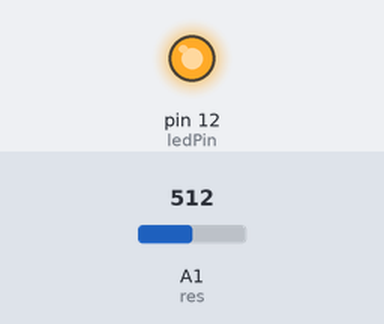
This sketch was run on a simulated Arduino Uno, built with avr-gcc and run on an emulated ATmega328P. On the bench: output pins drawn as LEDs (lit = HIGH). Inputs (shaded band) come from the test bench; at power-on: A1 (res) = 512.

Above: at 1.8 s.
1.9 s: A1 (res) set to 206
3.4 s: A1 (res) set to 178
At 4.4 s:
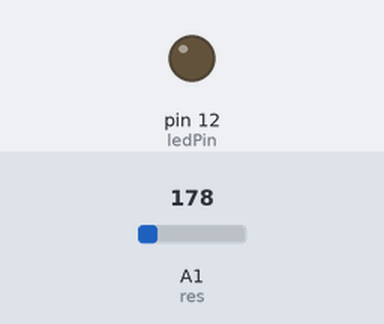
5.5 s: A1 (res) set to 214
At 7.1 s:
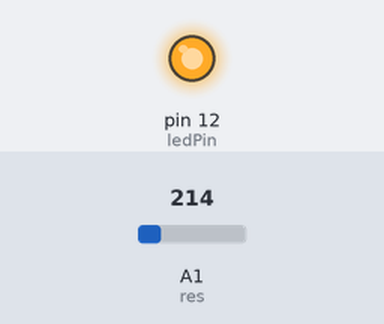
7.5 s: A1 (res) set to 194
At 8.6 s:
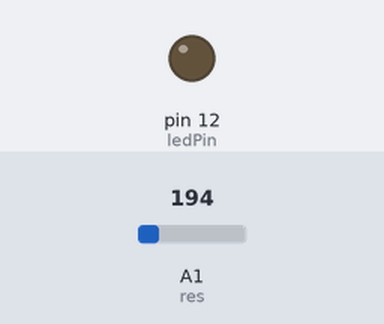
Timing chart, 0 to 10.5 s (numbered marks = the images above; inputs shaded):
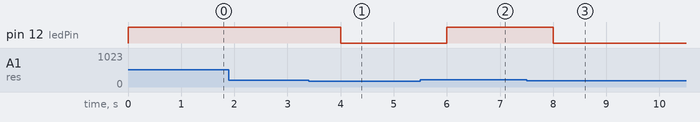

The sketch:

AD22100_digital.ino
```cpp
const int res=A1;// Assigning analog pin A1 to variable 'sensor'
int ledPin= 12;
int prev=0;
float V1;  //variable to store temperature in degree Celsius
float Vt;  //variable to store temperature in Fahreinheit
float vout;  //temporary variable to hold sensor reading
void setup()
{
pinMode(res,INPUT); // Configuring pin A1 as input
pinMode(ledPin,OUTPUT);
Serial.begin(9600);
}
void loop()
{

vout=analogRead(res);
vout=(vout*500)/1023;
V1=vout; // Storing value in Degree Celsius
Vt=(vout*1.8)+32; // Converting to Fahrenheit
if (Vt>=216){
  digitalWrite(ledPin,HIGH);
  prev=0;
  }
else if(Vt>=204 && Vt<216){
  if (prev==1){
    digitalWrite(ledPin,LOW);
    prev=1;
    }
  else {
    digitalWrite(ledPin,HIGH);
    prev=0;
  }

  }
else{
  digitalWrite(ledPin,LOW);
  prev=1;

  }


delay(1000); //Delay of 1 second for ease of viewing
}
```

Measured:
- the behaviour switches between 196 and 195 on A1 (res) (found by bisection; images 0 and 1)
- after the input at 1.9 s, every drawn part: stays the same
- after the input at 3.4 s, pin 12 (ledPin): HIGH → LOW after 0.60 s
- after the input at 5.5 s, pin 12 (ledPin): LOW → HIGH after 0.50 s
- after the input at 7.5 s, pin 12 (ledPin): HIGH → LOW after 0.50 s
